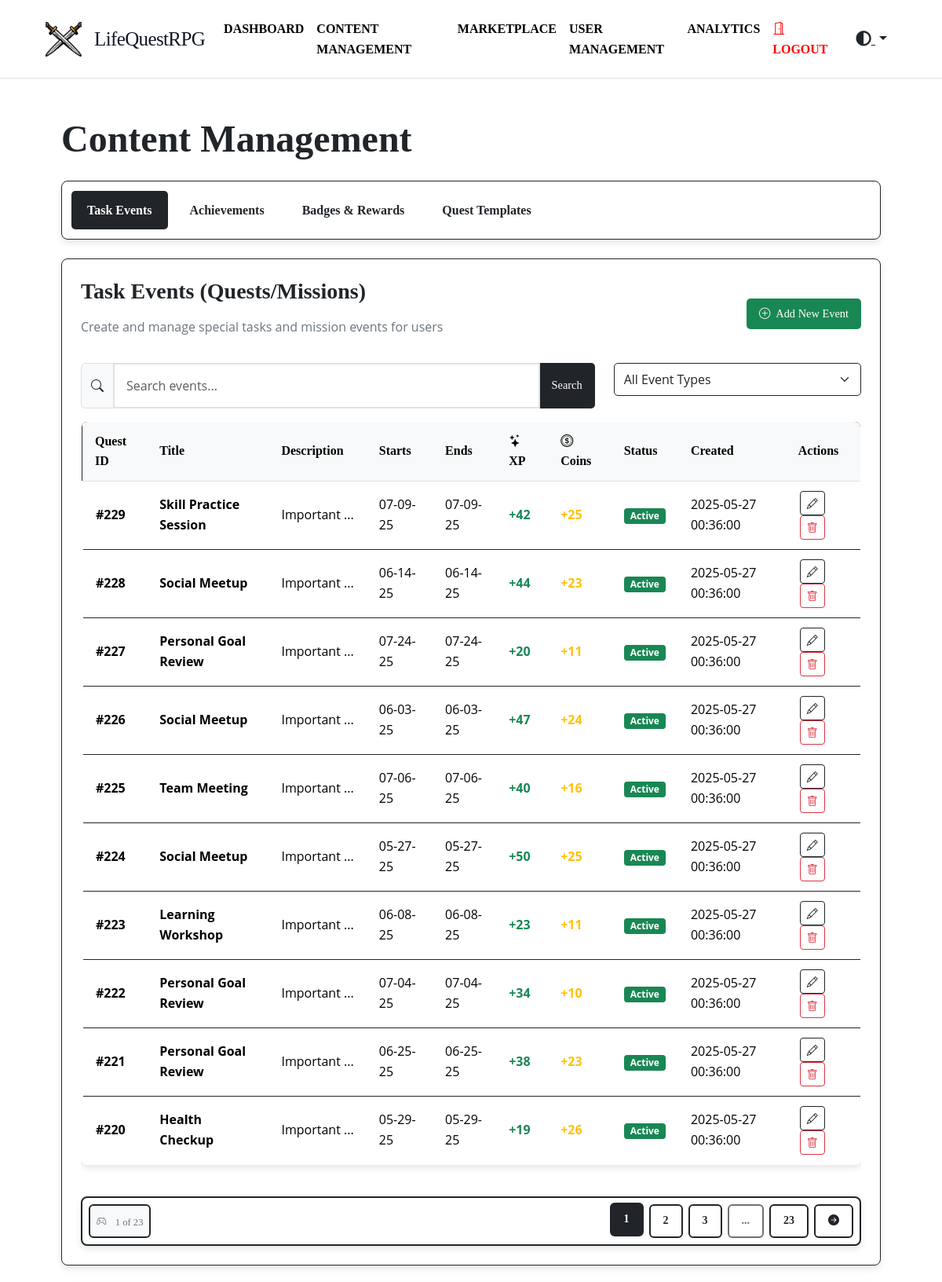
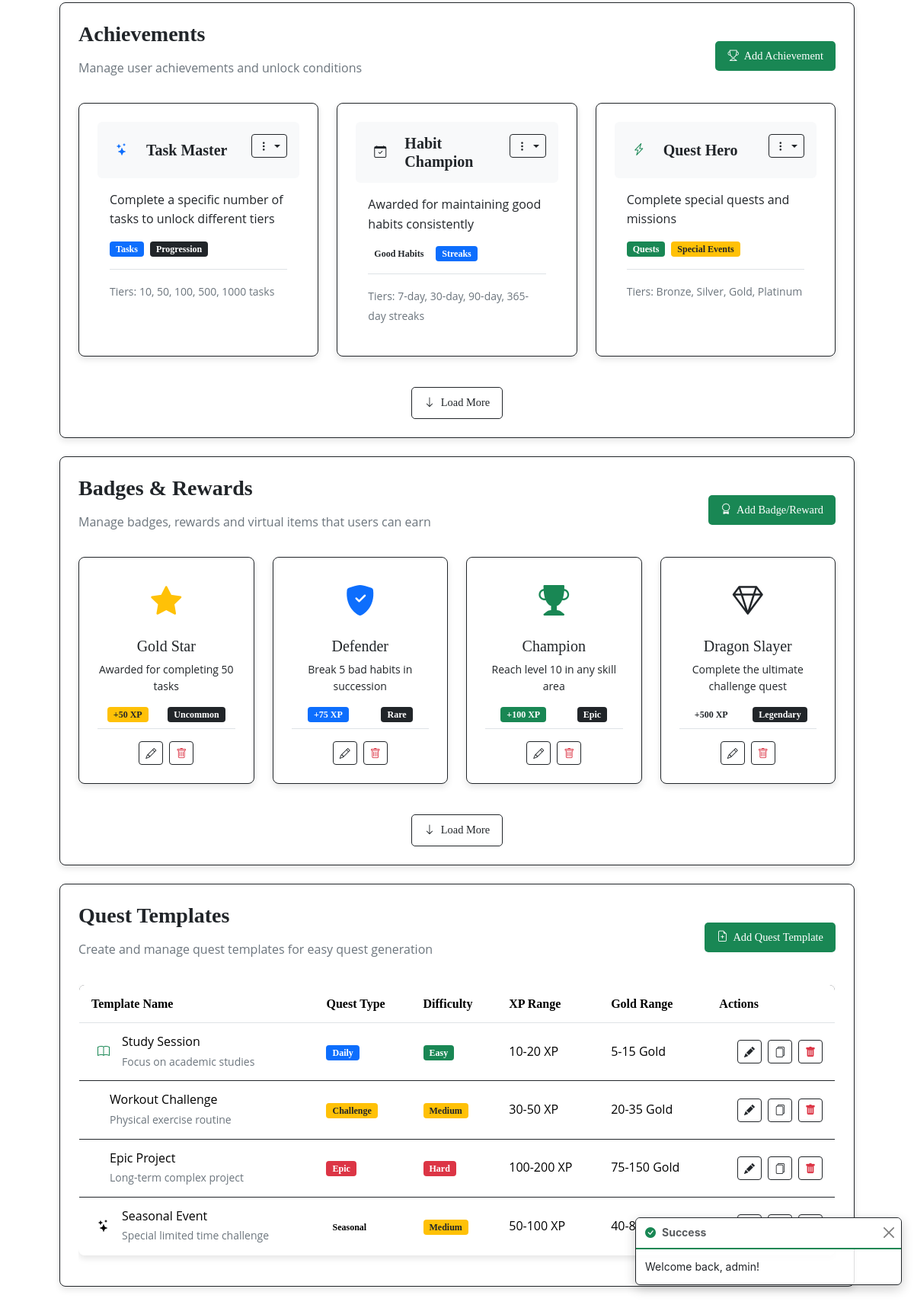
Page /admin/content (signed in) on the committed database (2 pictures, top to bottom).
### tables this page shows
CREATE TABLE `user_event` (
  `id` int NOT NULL,
  `user_id` int NOT NULL,
  `event_name` varchar(255) NOT NULL,
  `event_description` text NOT NULL,
  `start_date` timestamp NOT NULL DEFAULT CURRENT_TIMESTAMP,
  `end_date` timestamp NULL DEFAULT NULL,
  `reward_xp` int NOT NULL DEFAULT '0',
  `reward_coins` int NOT NULL DEFAULT '0',
  `status` enum('active','inactive') DEFAULT 'active',
  `created_at` timestamp NOT NULL DEFAULT CURRENT_TIMESTAMP,
  `updated_at` timestamp NOT NULL DEFAULT CURRENT_TIMESTAMP ON UPDATE CURRENT_TIMESTAMP
);

### app/Views/admin/content_management.php (the view, shortened to what the rows shown need)
<div class="admin-dashboard">
  <div class="container-fluid">
    <h1 class="display-5 fw-bold mb-4 fade-in" style="font-family: 'Pixelify Sans', serif;">Content Management</h1>
    <div id="task-events" class="mb-4">
      <div class="admin-card">
        <div class="d-flex justify-content-between align-items-center mb-3">
          <div>
            <h2 class="h3" style="font-family: 'Pixelify Sans', serif;">Task Events (Quests/Missions)</h2>
          </div>
        </div>
        <div id="pagination-content">
          <div class="table-responsive game-table">
            <table class="table rpg-table table-hover">
              <thead class="table-light border-bottom border-dark">
                <tr>
                  <th>Quest ID</th>
                  <th>Title</th>
                  <th>Description</th>
                  <th>Starts</th>
                  <th>Ends</th>
                  <th><i class="bi bi-stars"></i> XP</th>
                  <th><i class="bi bi-coin"></i> Coins</th>
                  <th>Status</th>
                  <th>Created</th>
                  <th>Actions</th>
                </tr>
              </thead>
              <tbody>
                <?php if (count($taskEvents) > 0): ?>
                  <?php foreach ($taskEvents as $event): ?>
                    <tr class="event-row">
                      <td class="fw-bold">#<?= $event['id'] ?></td>
                      <td class="fw-bold"><?= $event['event_name'] ?></td>
                      <td>
                        <div class="description-cell">
                          <?= (mb_strlen($event['event_description']) > 10) ? mb_substr($event['event_description'], 0, 10) . '...' : $event['event_description'] ?>
                        </div>
                      </td>
                      <td><?= date('m-d-y', strtotime($event['start_date'])) ?></td>
                      <td><?= date('m-d-y', strtotime($event['end_date'])) ?></td>
                      <td class="fw-bold text-success">+<?= $event['reward_xp'] ?></td>
                      <td class="fw-bold text-warning">+<?= $event['reward_coins'] ?></td>
                      <td>
                        <?php if ($event['status'] == 'active'): ?>
                          <span class="badge bg-success pulse-animation">Active</span>
                        <?php else: ?>
                          <span class="badge bg-danger">Inactive</span>
                        <?php endif; ?>
                      </td>
                      <td>
                        <?= isset($event['created_at']) ? \App\Core\Helpers::formatDate($event['created_at']) : '-' ?>
                      </td>
                      <td class="action-buttons">
                        <a href="/taskevents/<?= $event['id'] ?>/edit" class="btn btn-sm btn-outline-dark action-btn"><i
                            class="bi bi-pencil"></i></a>
                        <form action="/taskevents/<?= $event['id'] ?>" method="post" class="d-inline"
                          onsubmit="return confirm('Are you sure you want to delete this quest?')">
                          <button type="submit" class="btn btn-sm btn-outline-danger action-btn"><i
                              class="bi bi-trash"></i></button>
                        </form>
                      </td>
                    </tr>
                  <?php endforeach; ?>
                <?php endif; ?>
              </tbody>
            </table>
          </div>
        </div>
      </div>
    </div>
    <div id="achievements" class="mb-4">
      <div class="admin-card">
        <div class="d-flex justify-content-between align-items-center mb-3">
          <div>
            <h2 class="h3" style="font-family: 'Pixelify Sans', serif;">Achievements</h2>
          </div>
        </div>
      </div>
    </div>
    <div id="badges" class="mb-4">
      <div class="admin-card">
        <div class="d-flex justify-content-between align-items-center mb-3">
          <div>
            <h2 class="h3" style="font-family: 'Pixelify Sans', serif;">Badges & Rewards</h2>
          </div>
        </div>
      </div>
    </div>
    <div id="quest-templates" class="mb-4">
      <div class="admin-card">
        <div class="d-flex justify-content-between align-items-center mb-3">
          <div>
            <h2 class="h3" style="font-family: 'Pixelify Sans', serif;">Quest Templates</h2>
          </div>
        </div>
        <div class="table-responsive">
          <table class="table rpg-table">
            <thead>
              <tr>
                <th>Template Name</th>
                <th>Quest Type</th>
                <th>Difficulty</th>
                <th>XP Range</th>
                <th>Gold Range</th>
                <th>Actions</th>
              </tr>
            </thead>
          </table>
        </div>
      </div>
    </div>
  </div>
</div>

### rows in the picture
user_event: id "229", event_name "Skill Practice Session", event_description "Important", start_date "07-09-25", end_date "07-09-25", reward_xp "42", reward_coins "25", status "Active", created_at "2025-05-27 00:36:00"
user_event: id "228", event_name "Social Meetup", event_description "Important", start_date "06-14-25", end_date "06-14-25", reward_xp "44", reward_coins "23", status "Active", created_at "2025-05-27 00:36:00"
user_event: id "227", event_name "Personal Goal Review", event_description "Important", start_date "07-24-25", end_date "07-24-25", reward_xp "20", reward_coins "11", status "Active", created_at "2025-05-27 00:36:00"
user_event: id "226", event_name "Social Meetup", event_description "Important", start_date "06-03-25", end_date "06-03-25", reward_xp "47", reward_coins "24", status "Active", created_at "2025-05-27 00:36:00"
user_event: id "225", event_name "Team Meeting", event_description "Important", start_date "07-06-25", end_date "07-06-25", reward_xp "40", reward_coins "16", status "Active", created_at "2025-05-27 00:36:00"
user_event: id "224", event_name "Social Meetup", event_description "Important", start_date "05-27-25", end_date "05-27-25", reward_xp "50", reward_coins "25", status "Active", created_at "2025-05-27 00:36:00"
user_event: id "223", event_name "Learning Workshop", event_description "Important", start_date "06-08-25", end_date "06-08-25", reward_xp "23", reward_coins "11", status "Active", created_at "2025-05-27 00:36:00"
user_event: id "222", event_name "Personal Goal Review", event_description "Important", start_date "07-04-25", end_date "07-04-25", reward_xp "34", reward_coins "10", status "Active", created_at "2025-05-27 00:36:00"
user_event: id "221", event_name "Personal Goal Review", event_description "Important", start_date "06-25-25", end_date "06-25-25", reward_xp "38", reward_coins "23", status "Active", created_at "2025-05-27 00:36:00"
user_event: id "220", event_name "Health Checkup", event_description "Important", start_date "05-29-25", end_date "05-29-25", reward_xp "19", reward_coins "26", status "Active", created_at "2025-05-27 00:36:00"

### other values in the picture
$pagination['currentPage'] "1"
$pagination['totalPages'] "23"
$_SESSION['success'] "Welcome back, admin!"
